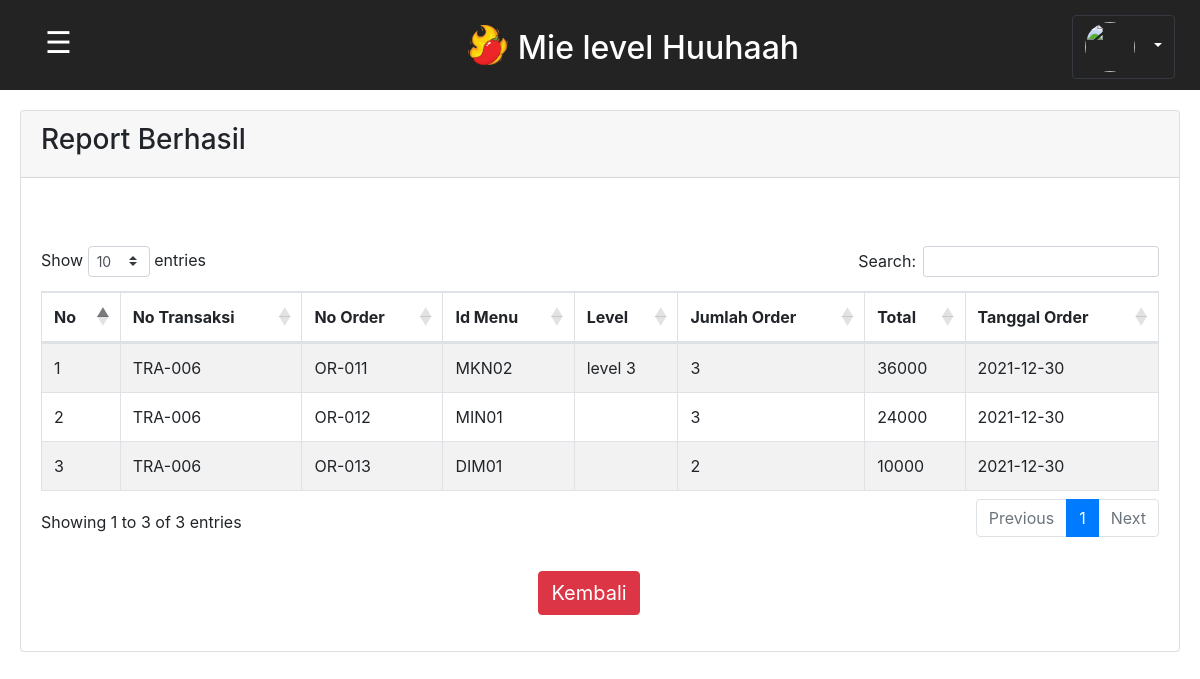
/report_berhasil_adm.php?id=TRA-006, run on the app's committed database.
### tables this page shows
CREATE TABLE `transaksi` (
  `no_transaksi` varchar(10) NOT NULL,
  `no_order` varchar(10) NOT NULL,
  `total_byr` int(50) NOT NULL
);

CREATE TABLE `order_customer_fix` (
  `id` int(20) NOT NULL,
  `no_order` varchar(20) NOT NULL,
  `id_cst` varchar(20) NOT NULL,
  `id_menu` varchar(20) NOT NULL,
  `level` varchar(20) DEFAULT NULL,
  `jumlah` int(11) NOT NULL,
  `total` int(30) NOT NULL,
  `tgl_order` date NOT NULL
);

### functions.php (called while the page is built, shortened)
<?php
$conn = mysqli_connect("localhost", "root", "", "dbresto");
function query($query){
	global $conn;
	$result = mysqli_query($conn, $query);
	$rows = [];
	while ($row = mysqli_fetch_assoc($result)){
		$rows[] = $row;
	}
	return $rows;
}
?>

### report_berhasil_adm.php (the view, shortened to what this page needs)
<?php
require "functions.php";
$transaksi = $_GET['id'];
$menu = query("SELECT no_transaksi, no_order, id_menu, level, jumlah, total, tgl_order FROM
        transaksi NATURAL INNER JOIN order_customer_fix WHERE no_transaksi IN
        (SELECT no_transaksi FROM transaksi WHERE no_transaksi LIKE '%$transaksi%')");
?>
<!DOCTYPE html>
<html lang="en">
<head>
    <link rel="stylesheet" href="style.css?v=1.0">
    <link rel="stylesheet" type="text/css" href="https://cdnjs.cloudflare.com/ajax/libs/twitter-bootstrap/4.5.2/css/bootstrap.css">
	<link rel="stylesheet" type="text/css" href="https://cdn.datatables.net/1.10.22/css/dataTables.bootstrap4.min.css">
</head>
<body>
        <div class="judul sticky-top">
            <button class="openbtn" onclick="openNav()">&#9776;</button>
            <div class="brand row align-items-center justify-content-center">
                <img src="img/logo.png" class="logo">
                <h2>Mie level Huuhaah</h2>
            </div>
            <div class="account">
                        <?php
                            $id = $_SESSION['id_adm'];
                            $hasil = mysqli_query($conn,"SELECT * FROM admin WHERE id_adm = '$id'");
                            $data = mysqli_fetch_assoc($hasil);
                        ?>
                    <button class="btn btn-dark dropdown-toggle" type="button" id="dropdownMenuButton2" data-bs-toggle="dropdown" aria-expanded="true">
                        <img src="photo/<?= $data['gambar_adm'];?>" class="bulat" style="background-size:cover;"><?= $data['nama_adm'];?>
                    </button>
                </div>
            </div>
        <div class="content" id="content">
                <div class="card">
		            <div class="card-header">
			            <h3>Report Berhasil</h3>
		            </div>
                    <div class="card-body">
                        <br><br>
                        <table border="1" id="example" class="table table-striped table-bordered" cellspacing="0" width="100%">
                            <thead>
                                <tr>
                                    <th>No</th>
                                    <th>No Transaksi</th>
                                    <th>No Order</th>
                                    <th>Id Menu</th>
                                    <th>Level</th>
                                    <th>Jumlah Order</th>
                                    <th>Total</th>
                                    <th>Tanggal Order</th>
                                </tr>
                            </thead>
                            <?php $i=1; ?>
                            <?php foreach ($menu as $row): ?>
                                <tr>
                                    <td><?= $i; ?></td>
                                    <td><?= $row['no_transaksi']; ?></td>
                                    <td><?= $row['no_order']; ?></td>
                                    <td><?= $row['id_menu']; ?></td>
                                    <td><?= $row['level']; ?></td>
                                    <td><?= $row['jumlah']; ?></td>
                                    <td><?= $row['total']; ?></td>
                                    <td><?= $row['tgl_order']; ?></td>
                                </tr>
                                 <?php $i++;?>
                            <?php endforeach ?>
                        </table>
                        <div class="col-12 row justify-content-center mt-2 mb-3">
                                <a  href="report_adm.php"
                                    style="font-size: 20px;" name="detail"
                                    class="btn btn-danger mt-4 ml-2">
                                     Kembali
                                </a>
                        </div>
                    </div>
                </div>
        </div>
</body>
</html>

### style.css (style rules this page uses)
body { font-family: 'roboto'; background-color: #ddd; }
.judul { background: #232323; padding: 25px; width: 100%; }
.judul h2 { text-align: center; height: 15px; color: #ffffff; margin-top: -10px; }
.brand img { width: 40px; height: 40px; margin: 0 10px 0 0; }
.openbtn { font-size: 30px; float: left; cursor: pointer; background-color: #232323; color: white; padding: 5px 20px; border: none; text-align: start; margin-top: -10px; }
.account { display: block; float: right; cursor: pointer; color: black; margin-top: -50px; }
.bulat { position: relative; width: 50px; height: 50px; border-radius: 50%; margin: 0 10px 0 0; background-size: cover; }
#dropdownMenuButton2 { background-color: #232323; color: white; }
#content { transition: margin-left .5s; padding: 20px; }

### data on the page
transaksi: no_transaksi "TRA-006", no_order "OR-011", order_customer_fix.id_menu "MKN02", order_customer_fix.level "level 3", order_customer_fix.jumlah "3", order_customer_fix.total "36000", order_customer_fix.tgl_order "2021-12-30"
transaksi: no_transaksi "TRA-006", no_order "OR-012", order_customer_fix.id_menu "MIN01", order_customer_fix.jumlah "3", order_customer_fix.total "24000", order_customer_fix.tgl_order "2021-12-30"
transaksi: no_transaksi "TRA-006", no_order "OR-013", order_customer_fix.id_menu "DIM01", order_customer_fix.jumlah "2", order_customer_fix.total "10000", order_customer_fix.tgl_order "2021-12-30"
